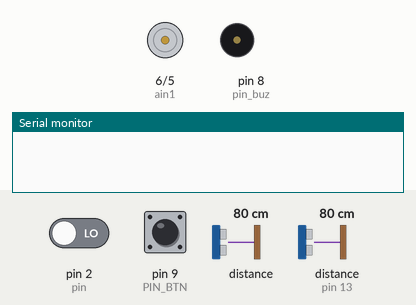
Recording of a sketch running on a simulated Arduino Uno, built with avr-gcc and run on an emulated ATmega328P. Shown: motor-driver pin pairs drawn as motors (green arrow = first pin HIGH = forward, orange = second pin HIGH = backward, longer = more drive, scaled by the enable pin), buzzer (waves = sounding, pin HIGH), the last lines printed to the serial monitor. The inputs (shaded band) are chosen by the test bench; at power-on: pin 9 (PIN_BTN) HIGH, distance to the obstacle 80 cm, pin 2 (pin) LOW, distance to the obstacle (sensor on pin 13) 80 cm. The echo pulse lasts 58.3 µs per cm; pins used as bus, display or sensor lines are not drawn.

Above: at 1.2 s.
1.3 s: pin 9 (PIN_BTN) pulled LOW for 1 s
At 2.8 s:
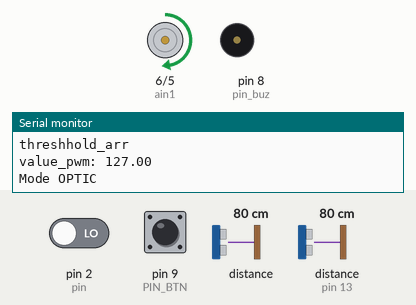
5.3 s: distance to the obstacle (sensor 0) set to 72 cm
At 8.1 s:
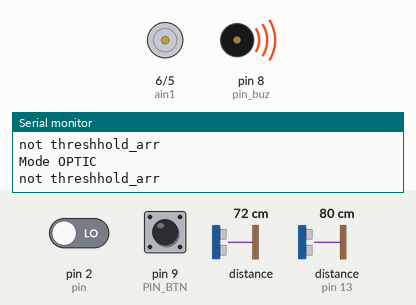
8.3 s: distance to the obstacle (sensor 0) set to 65 cm
At 8.7 s:
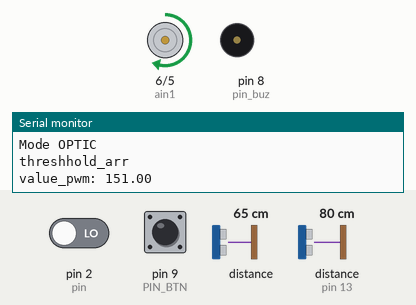
11.3 s: distance to the obstacle (sensor 0) set to 58 cm
At 14.1 s:
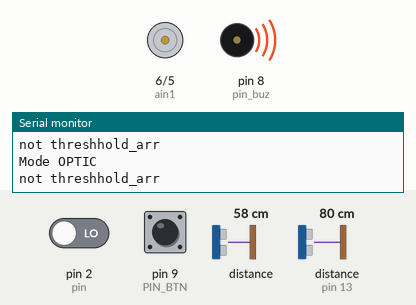
14.3 s: distance to the obstacle (sensor 0) set to 2 cm
At 14.7 s:
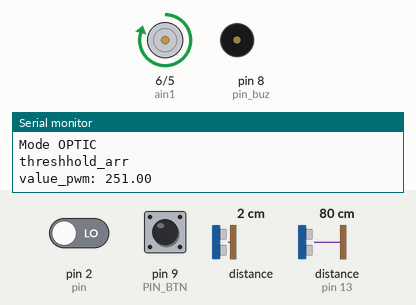
Timing chart, 0 to 18.2 s (numbered marks = the images above; inputs shaded):
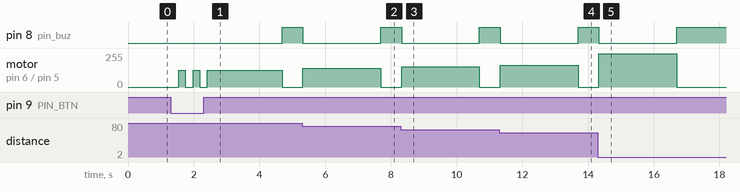

Measured:
- the behaviour switches between 77 and 76 cm on distance to the obstacle (sensor 0) (found by bisection; images 1 and 2)
- the behaviour switches between 69 and 68 cm on distance to the obstacle (sensor 0) (found by bisection; images 2 and 3)
- the behaviour switches between 62 and 61 cm on distance to the obstacle (sensor 0) (found by bisection; images 3 and 4)
- after the input at 1.3 s, pin 8 (pin_buz): LOW → HIGH after 3.4 s; motor on pin 6 (ain1) / pin 5 (ain2): goes forward 127/255 0.20 s, stopped 0.24 s, forward 127/255 0.20 s, stopped 0.24 s, forward 127/255 2.3 s, then stopped, starting after 0.24 s
- after the input at 5.3 s, pin 8 (pin_buz): HIGH → LOW at once, → HIGH 2.4 s later; motor on pin 6 (ain1) / pin 5 (ain2): stopped → forward 140/255 at once, → stopped 2.4 s later
- after the input at 8.3 s, pin 8 (pin_buz): HIGH → LOW at once, → HIGH 2.4 s later; motor on pin 6 (ain1) / pin 5 (ain2): stopped → forward 151/255 at once, → stopped 2.4 s later
- after the input at 11.3 s, pin 8 (pin_buz): HIGH → LOW at once, → HIGH 2.4 s later; motor on pin 6 (ain1) / pin 5 (ain2): stopped → forward 162/255 at once, → stopped 2.4 s later
- after the input at 14.3 s, pin 8 (pin_buz): HIGH → LOW at once, → HIGH 2.4 s later; motor on pin 6 (ain1) / pin 5 (ain2): stopped → forward 251/255 at once, → stopped 2.4 s later

The sketch:

sketch_oct25a.ino
```cpp
// Код для пристрою ORIENTA
// Автор проєкту: Дмитро Мартишин
// Помічник, науковий керівник: Андрій Мишопита

#include <Arduino.h>

bool alreadyBuzzed = false;

#define HC_TRIG 12
#define HC_ECHO 13

// Кнопка
#define PIN_BTN 9
int status = 0;

// PIR датчик HC-SR501
int led = 13;
int pin = 2;
int pin_buz = 8;
bool state;

// Оптичний датчик VL53L1X
#include <Wire.h>
#include <VL53L1X.h>
VL53L1X sensor;

// Драйвер моторів TB6612FNG
int pwm = 3;
int ain2 = 5;
int ain1 = 6;

// значення поданої напруги на вібромоторчик (за принципом ШИМ)
float value_pwm;


float sonarfunc() {
  digitalWrite(HC_TRIG, HIGH);
  delayMicroseconds(10);
  digitalWrite(HC_TRIG, LOW);
  uint32_t us = pulseIn(HC_ECHO, HIGH);
  return (us / 5.82);
}


bool threshhold_arr(float arr[], int len, float average, float diff){ // повертаємо одиничку якщо різниця між середнім та будь якою ячейкою масиву більша за поріг
  for (int i = 0; i < len; i++)
  {
    if( ( (arr[i]-average) > diff )||( (average-arr[i]) > diff ) ) {
      return 1;
    }
  }
  return 0;
}

void getDist() {
  static float arr[50] = {0}; static int pointer = 0; static float average_sum = 0;  static float average_res = 0;
  sensor.read();

  average_sum -= arr[pointer];
  arr[pointer] = sensor.ranging_data.range_mm;
  average_sum += arr[pointer];

  pointer=(pointer+1)%50;
  average_res = average_sum/50;

  float rg = min(sensor.ranging_data.range_mm, sonarfunc());

  if (threshhold_arr(arr, 50, average_res, 30)){
    digitalWrite(pin_buz, 0);
    Serial.println("threshhold_arr");
  }
  else {
    digitalWrite(pin_buz, 1);

    analogWrite(pwm, 0);
    digitalWrite(ain1, 0);
    digitalWrite(ain2, 0);
    Serial.println("not threshhold_arr");

    return;

  }
  if (rg >= 1600) {
    analogWrite(pwm, 0);
    digitalWrite(ain1, 0);
    digitalWrite(ain2, 0);
  }
  else {
    value_pwm = map(rg, 1600, 0, 0, 255);
    analogWrite(pwm, value_pwm);
    digitalWrite(ain2, LOW);
    digitalWrite(ain1, HIGH);
    Serial.print("value_pwm: ");
    Serial.println(value_pwm);
  }
}


// Функція для PIR датчика
void pirfunc() {
  state = digitalRead(pin);

  if (state == HIGH && !alreadyBuzzed) {
    digitalWrite(led, HIGH);
    digitalWrite(pin_buz, HIGH);
    delay(1000);
    digitalWrite(pin_buz, LOW);
    alreadyBuzzed = true;
  }
  else if (state == LOW) {
    digitalWrite(led, LOW);
    digitalWrite(pin_buz, LOW);
    alreadyBuzzed = false;
  }

  analogWrite(pwm, LOW);
  digitalWrite(ain2, LOW);
  digitalWrite(ain1, LOW);
}

void setup() {
  Serial.begin(9600);
  pinMode(PIN_BTN, INPUT_PULLUP);
  pinMode(pin, INPUT);
  pinMode(pin_buz, OUTPUT);
  pinMode(led, OUTPUT);
  pinMode(pwm, OUTPUT);
  pinMode(ain2, OUTPUT);
  pinMode(ain1, OUTPUT);
  pinMode(HC_TRIG, OUTPUT);
  pinMode(HC_ECHO, INPUT);

  Wire.begin();
  Wire.setClock(400000); // use 400 kHz I2C
  sensor.setTimeout(100);
  if (!sensor.init())
  {
    Serial.println("Failed to detect and initialize sensor!");
    while (1);
  }
  sensor.setDistanceMode(VL53L1X::Long);
  sensor.setMeasurementTimingBudget(50000);
  sensor.startContinuous(50);
}

void loop() {

  if (digitalRead(PIN_BTN)== 0){
    delay(200);
    status++;
  }
  if (status > 2){
    status = 1;
  }

  if (status == 1){
     Serial.println("Mode OPTIC");
    getDist();
  }

  if (status == 2){
    Serial.println("Mode PIR");
    pirfunc();
  }
}
```
